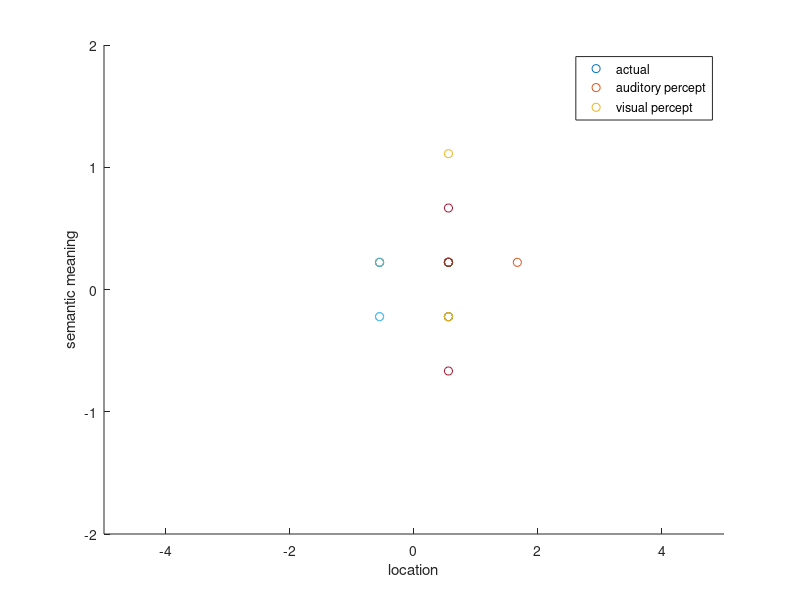

The MATLAB script that drew this image:
%% C=1
%the code below lets a person estimate a cue for three consecutive
%timesteps. For all of these the location of the target remains the same.

r=3; %how many times should the values of the meaning or location shift
i_l_plt=zeros(r,1);
i_m_plt=zeros(r,1);
i_la_plt=zeros(r,1);
i_ma_plt=zeros(r,1);
i_lv_plt=zeros(r,1);
i_mv_plt=zeros(r,1); %creating arrays to store the meaning/location value for later plotting

for y=1:r
    %generating the signal, denoted by s:
    k=0.3; %setting the multiplication for the linear functions
    t_max=10; %setting the amount of time steps for the source activity
    n=10; %setting the amount of possible locations
    
    l_low=-5;
    l_high=5;
    m_low=-2;
    m_high=2;

    sig_e_s=0.1;
    sig_l_s=0.6;
    sig_m_s=0.1;%setting noise parameters
    
    l=linspace(l_low,l_high,n); %setting the range of locations and meanings
    m=linspace(m_low,m_high,n); %creating two lists to better specify the location and meaning (note that this is made discrete here)
    
    L_av_s=normrnd(0,sig_l_s);
    M_av_s=normrnd(0,sig_m_s); %drawing a location and meaning from a prior, this is now a Gaussian, might be better to make this a discrete stepped function?
    [~,d_l]=dsearchn(L_av_s,l');
    [~,d_m]=dsearchn(M_av_s,m'); 
    i_l=find(d_l==min(d_l(:))); 
    i_m=find(d_m==min(d_m(:))); %finding the location and meaning closest to the ones drawn from the prior, these are then assumed as the meant location/meaning
    
    i_l_plt(y)=l(i_l);
    i_m_plt(y)=m(i_m); %storing the meaing/location for plotting

    a_s=zeros(n,t_max+1,n);
    v_s=zeros(n,t_max+1,n); %creating the auditory and visual observation lists, now still empty/zero
    
    c_av_s=[normrnd(0,sig_e_s)]; %drawing c_av^s from the normal distribution
    for i=1:t_max
        e_s=normrnd(0,sig_e_s);
        c_av_s=[c_av_s c_av_s(i)+e_s]; %storing and adding noise
    end
    f_a_s=c_av_s;
    f_v_s=k*c_av_s; %applying the linear mapping functions
    
    a_s(i_m,:,i_l)=1*1*f_a_s;
    v_s(i_m,:,i_l)=1*1*f_v_s; %generating the result, and storing it in the auditory/visual observation lists
    
    %making the observations, denoted by x:
    sig_e_ax=0.1;
    sig_e_vx=0.1;
    sig_la=0.5;
    sig_ma=0.5;
    sig_lv=0.5;
    sig_mv=0.5; %setting some parameters
    
    L_av_xa=normrnd(L_av_s,sig_la);
    L_av_xv=normrnd(L_av_s,sig_lv);
    M_av_xa=normrnd(M_av_s,sig_ma);
    M_av_xv=normrnd(M_av_s,sig_mv); %generating the meaning and location in the observation, based on a gaussian centered on the actual meaning/location and the above specified noise levels
    
    [~,d_l_xa]=dsearchn(L_av_xa,l');
    [~,d_m_xa]=dsearchn(M_av_xa,m');
    [~,d_l_xv]=dsearchn(L_av_xv,l');
    [~,d_m_xv]=dsearchn(M_av_xv,m'); %getting the distances from the observations to the possible locations/meanings, l and m
    
    i_la=find(d_l_xa==min(d_l_xa(:)));
    i_ma=find(d_m_xa==min(d_m_xa(:)));
    i_lv=find(d_l_xv==min(d_l_xv(:)));
    i_mv=find(d_m_xv==min(d_m_xv(:))); %obtaining the index of the closest matching location/meaning
    
    i_la_plt(y)=l(i_la); %these values represent the result of the delta function from the formulas
    i_ma_plt(y)=m(i_ma);
    i_lv_plt(y)=l(i_lv); %these values represent the result of the delta function from the formulas
    i_mv_plt(y)=m(i_mv); %storing the values for plotting

    a_x=zeros(n,t_max+1,n);
    v_x=zeros(n,t_max+1,n); %creating the auditory and visual amplitude arrays, to store in. Note these are still zeros (might better be Nan's or empty as 0 is also a legitimate location)
    
    f_a_x=c_av_s+sig_e_ax;
    f_v_x=k*c_av_s+sig_e_vx; %using the same linear functions as before, but now noise is added
    
    a_x(i_ma,:,i_la)=1*1*f_a_x;
    v_x(i_mv,:,i_lv)=1*1*f_v_x; %storing the auditory/visual amplituded in their respective meaing/location bins
end
figure(1);
scatter(i_l_plt,i_m_plt); 
hold on;
scatter(i_la_plt,i_ma_plt);
scatter(i_lv_plt,i_mv_plt); %scatter plotting the indices to compare the observations to the actual meaning/location
xlabel('location');
ylabel('semantic meaning');
axis([l_low l_high m_low m_high])
legend('actual','auditory percept','visual percept')
%% C=2

r=3; %how many times should the values of the meaning or location shift
i_lvs_plt=zeros(r,1);
i_mvs_plt=zeros(r,1);
i_las_plt=zeros(r,1);
i_mas_plt=zeros(r,1);
i_la_plt=zeros(r,1);
i_ma_plt=zeros(r,1);
i_lv_plt=zeros(r,1);
i_mv_plt=zeros(r,1); %creating arrays to store the meaning/location value for later plotting

for y=1:r
    k=0.3;
    t_max=10;
    n=10;
    
    l_low=-5;
    l_high=5;
    m_low=-2;
    m_high=2;

    sig_e_as=0.1;
    sig_e_vs=0.1;
    sig_l_as=0.6;
    sig_m_as=0.1;
    sig_l_vs=0.6;
    sig_m_vs=0.1;

    l=linspace(l_low,l_high,n);
    m=linspace(m_low,m_high,n);
    
    L_a_s=normrnd(0,sig_l_as);
    M_a_s=normrnd(0,sig_m_as);
    L_v_s=normrnd(0,sig_l_vs);
    M_v_s=normrnd(0,sig_m_vs); %generating the meaning and location in the observation, based on a gaussian centered on the actual meaning/location and the above specified noise levels

    [~,d_la]=dsearchn(L_a_s,l');
    [~,d_ma]=dsearchn(M_a_s,m');
    i_las=find(d_la==min(d_la(:)));
    i_mas=find(d_ma==min(d_ma(:)));
    [~,d_lv]=dsearchn(L_v_s,l');
    [~,d_mv]=dsearchn(M_v_s,m');
    i_lvs=find(d_lv==min(d_lv(:)));
    i_mvs=find(d_mv==min(d_mv(:))); %obtaining the index of the closest matching location/meaning
    
    i_las_plt(y)=l(i_las);
    i_mas_plt(y)=m(i_mas);
    i_lvs_plt(y)=l(i_lvs);
    i_mvs_plt(y)=m(i_mvs); %storing the meaing/location for plotting

    a_s=zeros(n,t_max+1,n);
    v_s=zeros(n,t_max+1,n); %creating the auditory and visual observation lists, now still empty/zero
    
    c_a_s=[normrnd(0,sig_e_as)];
    c_v_s=[normrnd(0,sig_e_vs)]; %drawing c_av^s from the normal distribution, for both the visual as auditory parts
    for i=1:t_max
        e_as=normrnd(0,sig_e_as);
        c_a_s=[c_a_s c_a_s(i)+e_as];
        e_vs=normrnd(0,sig_e_vs);
        c_v_s=[c_v_s c_v_s(i)+e_vs]; %storing and adding noise
    end
    f_a_s=c_a_s;
    f_v_s=k*c_v_s; %applying the linear mapping functions
    
    a_s(i_mas,:,i_las)=1*1*f_a_s;
    v_s(i_mvs,:,i_lvs)=1*1*f_v_s; %generating the result, and storing it in the auditory/visual observation lists
    
    %now the observation, denoted by x:
    sig_e_ax=0.1;
    sig_e_vx=0.1;
    sig_la=0.5;
    sig_ma=0.5;
    sig_lv=0.5;
    sig_mv=0.5; %setting some parameters
    
    L_av_xa=normrnd(L_a_s,sig_la);
    L_av_xv=normrnd(L_v_s,sig_lv);
    M_av_xa=normrnd(M_a_s,sig_ma);
    M_av_xv=normrnd(M_v_s,sig_mv); %generating the meaning and location in the observation, based on a gaussian centered on the actual meaning/location and the above specified noise levels

    [~,d_l_xa]=dsearchn(L_av_xa,l');
    [~,d_m_xa]=dsearchn(M_av_xa,m');
    [~,d_l_xv]=dsearchn(L_av_xv,l');
    [~,d_m_xv]=dsearchn(M_av_xv,m'); %getting the distances from the observations to the possible locations/meanings, l and m
    i_lax=find(d_l_xa==min(d_l_xa(:)));
    i_max=find(d_m_xa==min(d_m_xa(:)));
    i_lvx=find(d_l_xv==min(d_l_xv(:)));
    i_mvx=find(d_m_xv==min(d_m_xv(:))); %obtaining the index of the closest matching location/meaning
    
    i_la_plt(y)=l(i_lax); %these values represent the result of the delta function from the formulas
    i_ma_plt(y)=m(i_max);
    i_lv_plt(y)=l(i_lvx); %these values represent the result of the delta function from the formulas
    i_mv_plt(y)=m(i_mvx); %storing the values for plotting

    a_x=zeros(n,t_max+1,n);
    v_x=zeros(n,t_max+1,n); %creating the auditory and visual amplitude arrays, to store in. Note these are still zeros (might better be Nan's or empty as 0 is also a legitimate location)
    
    f_a_x=c_a_s+sig_e_ax;
    f_v_x=k*c_v_s+sig_e_vx; %using the same linear functions as before, but now noise is added
    
    a_x(i_max,:,i_lax)=1*1*f_a_x;
    v_x(i_mvx,:,i_lvx)=1*1*f_v_x; %storing the auditory/visual amplituded in their respective meaing/location bins
end
figure(1);
scatter(i_las_plt,i_mas_plt); 
hold on;
scatter(i_lvs_plt,i_mvs_plt); 
scatter(i_la_plt,i_ma_plt);
scatter(i_lv_plt,i_mv_plt); %scatter plotting the indices to compare the observations to the actual meaning/location
xlabel('location');
ylabel('semantic meaning');
axis([l_low l_high m_low m_high])
legend('actual','auditory percept','visual percept')